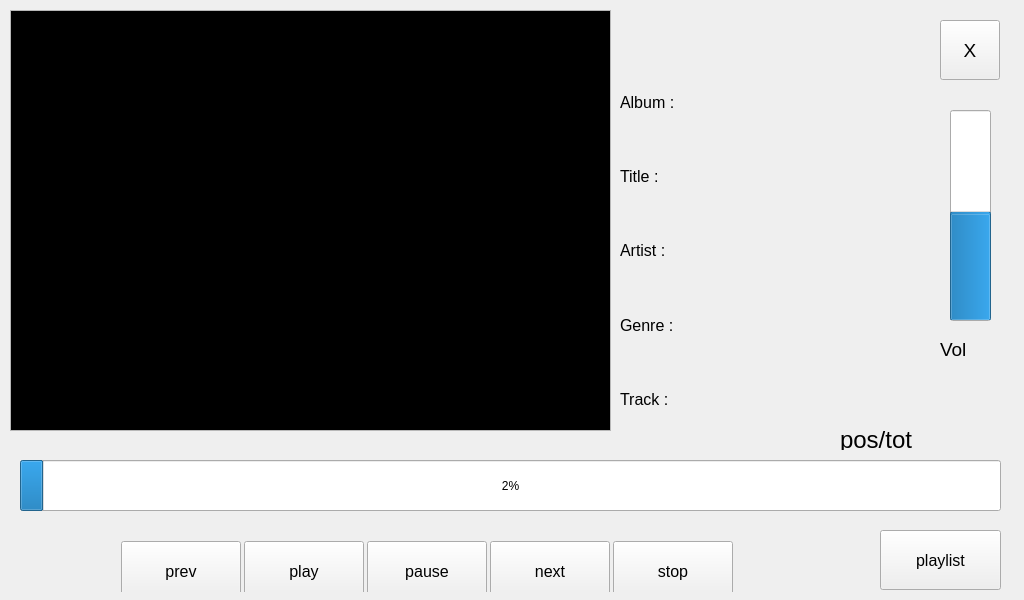
<?xml version="1.0" encoding="UTF-8"?>
<ui version="4.0">
 <class>MainWindow</class>
 <widget class="QMainWindow" name="MainWindow">
  <property name="geometry">
   <rect>
    <x>0</x>
    <y>0</y>
    <width>1024</width>
    <height>600</height>
   </rect>
  </property>
  <property name="mouseTracking">
   <bool>false</bool>
  </property>
  <property name="acceptDrops">
   <bool>false</bool>
  </property>
  <property name="windowTitle">
   <string>AudioPlayer</string>
  </property>
  <widget class="QWidget" name="centralWidget">
   <widget class="QGraphicsView" name="albumArtView">
    <property name="geometry">
     <rect>
      <x>10</x>
      <y>10</y>
      <width>601</width>
      <height>421</height>
     </rect>
    </property>
    <property name="palette">
     <palette>
      <active>
       <colorrole role="Base">
        <brush brushstyle="SolidPattern">
         <color alpha="255">
          <red>0</red>
          <green>0</green>
          <blue>0</blue>
         </color>
        </brush>
       </colorrole>
      </active>
      <inactive>
       <colorrole role="Base">
        <brush brushstyle="SolidPattern">
         <color alpha="255">
          <red>0</red>
          <green>0</green>
          <blue>0</blue>
         </color>
        </brush>
       </colorrole>
      </inactive>
      <disabled>
       <colorrole role="Base">
        <brush brushstyle="SolidPattern">
         <color alpha="255">
          <red>68</red>
          <green>68</green>
          <blue>68</blue>
         </color>
        </brush>
       </colorrole>
      </disabled>
     </palette>
    </property>
    <property name="mouseTracking">
     <bool>false</bool>
    </property>
    <property name="autoFillBackground">
     <bool>true</bool>
    </property>
    <property name="verticalScrollBarPolicy">
     <enum>Qt::ScrollBarAlwaysOff</enum>
    </property>
    <property name="horizontalScrollBarPolicy">
     <enum>Qt::ScrollBarAlwaysOff</enum>
    </property>
   </widget>
   <widget class="QWidget" name="layoutWidget">
    <property name="geometry">
     <rect>
      <x>110</x>
      <y>530</y>
      <width>631</width>
      <height>62</height>
     </rect>
    </property>
    <layout class="QHBoxLayout" name="playControlLayout">
     <item>
      <widget class="QPushButton" name="prevButton">
       <property name="minimumSize">
        <size>
         <width>120</width>
         <height>60</height>
        </size>
       </property>
       <property name="font">
        <font>
         <pointsize>12</pointsize>
        </font>
       </property>
       <property name="text">
        <string>prev</string>
       </property>
      </widget>
     </item>
     <item>
      <widget class="QPushButton" name="playButton">
       <property name="minimumSize">
        <size>
         <width>120</width>
         <height>60</height>
        </size>
       </property>
       <property name="font">
        <font>
         <pointsize>12</pointsize>
        </font>
       </property>
       <property name="text">
        <string>play</string>
       </property>
      </widget>
     </item>
     <item>
      <widget class="QPushButton" name="pauseButton">
       <property name="minimumSize">
        <size>
         <width>120</width>
         <height>60</height>
        </size>
       </property>
       <property name="font">
        <font>
         <pointsize>12</pointsize>
        </font>
       </property>
       <property name="text">
        <string>pause</string>
       </property>
      </widget>
     </item>
     <item>
      <widget class="QPushButton" name="nextButton">
       <property name="minimumSize">
        <size>
         <width>120</width>
         <height>60</height>
        </size>
       </property>
       <property name="font">
        <font>
         <pointsize>12</pointsize>
        </font>
       </property>
       <property name="text">
        <string>next</string>
       </property>
      </widget>
     </item>
     <item>
      <widget class="QPushButton" name="stopButton">
       <property name="minimumSize">
        <size>
         <width>120</width>
         <height>60</height>
        </size>
       </property>
       <property name="font">
        <font>
         <pointsize>12</pointsize>
        </font>
       </property>
       <property name="text">
        <string>stop</string>
       </property>
      </widget>
     </item>
    </layout>
   </widget>
   <widget class="QPushButton" name="closeButton">
    <property name="geometry">
     <rect>
      <x>940</x>
      <y>20</y>
      <width>60</width>
      <height>60</height>
     </rect>
    </property>
    <property name="minimumSize">
     <size>
      <width>60</width>
      <height>60</height>
     </size>
    </property>
    <property name="maximumSize">
     <size>
      <width>60</width>
      <height>60</height>
     </size>
    </property>
    <property name="font">
     <font>
      <pointsize>14</pointsize>
     </font>
    </property>
    <property name="text">
     <string>X</string>
    </property>
   </widget>
   <widget class="QLabel" name="appNameLabel">
    <property name="geometry">
     <rect>
      <x>26</x>
      <y>6</y>
      <width>800</width>
      <height>60</height>
     </rect>
    </property>
    <property name="minimumSize">
     <size>
      <width>800</width>
      <height>60</height>
     </size>
    </property>
    <property name="font">
     <font>
      <pointsize>20</pointsize>
      <weight>75</weight>
      <bold>true</bold>
      <strikeout>false</strikeout>
     </font>
    </property>
    <property name="styleSheet">
     <string notr="true"/>
    </property>
    <property name="text">
     <string>Nexell Audio Player</string>
    </property>
    <property name="textFormat">
     <enum>Qt::AutoText</enum>
    </property>
   </widget>
   <widget class="QLabel" name="durationlabel">
    <property name="geometry">
     <rect>
      <x>840</x>
      <y>430</y>
      <width>161</width>
      <height>20</height>
     </rect>
    </property>
    <property name="font">
     <font>
      <pointsize>18</pointsize>
     </font>
    </property>
    <property name="layoutDirection">
     <enum>Qt::RightToLeft</enum>
    </property>
    <property name="text">
     <string>pos/tot</string>
    </property>
   </widget>
   <widget class="QProgressBar" name="progressBar">
    <property name="geometry">
     <rect>
      <x>20</x>
      <y>460</y>
      <width>981</width>
      <height>51</height>
     </rect>
    </property>
    <property name="minimumSize">
     <size>
      <width>0</width>
      <height>40</height>
     </size>
    </property>
    <property name="maximum">
     <number>1000</number>
    </property>
    <property name="value">
     <number>24</number>
    </property>
    <property name="textVisible">
     <bool>true</bool>
    </property>
    <property name="invertedAppearance">
     <bool>false</bool>
    </property>
   </widget>
   <widget class="QPushButton" name="playListButton">
    <property name="geometry">
     <rect>
      <x>880</x>
      <y>530</y>
      <width>121</width>
      <height>60</height>
     </rect>
    </property>
    <property name="minimumSize">
     <size>
      <width>120</width>
      <height>60</height>
     </size>
    </property>
    <property name="font">
     <font>
      <pointsize>12</pointsize>
     </font>
    </property>
    <property name="text">
     <string>playlist</string>
    </property>
   </widget>
   <widget class="QProgressBar" name="volumeProgressBar">
    <property name="geometry">
     <rect>
      <x>950</x>
      <y>110</y>
      <width>41</width>
      <height>211</height>
     </rect>
    </property>
    <property name="value">
     <number>50</number>
    </property>
    <property name="orientation">
     <enum>Qt::Vertical</enum>
    </property>
    <property name="invertedAppearance">
     <bool>false</bool>
    </property>
   </widget>
   <widget class="QLabel" name="volumelabel">
    <property name="geometry">
     <rect>
      <x>940</x>
      <y>340</y>
      <width>61</width>
      <height>19</height>
     </rect>
    </property>
    <property name="minimumSize">
     <size>
      <width>50</width>
      <height>0</height>
     </size>
    </property>
    <property name="font">
     <font>
      <pointsize>14</pointsize>
     </font>
    </property>
    <property name="layoutDirection">
     <enum>Qt::LeftToRight</enum>
    </property>
    <property name="text">
     <string>Vol</string>
    </property>
   </widget>
   <widget class="QWidget" name="">
    <property name="geometry">
     <rect>
      <x>620</x>
      <y>70</y>
      <width>301</width>
      <height>361</height>
     </rect>
    </property>
    <layout class="QVBoxLayout" name="verticalLayout">
     <property name="spacing">
      <number>30</number>
     </property>
     <property name="leftMargin">
      <number>0</number>
     </property>
     <property name="topMargin">
      <number>10</number>
     </property>
     <property name="bottomMargin">
      <number>10</number>
     </property>
     <item>
      <widget class="QLabel" name="labelAlbum">
       <property name="font">
        <font>
         <pointsize>12</pointsize>
        </font>
       </property>
       <property name="text">
        <string>Album :</string>
       </property>
      </widget>
     </item>
     <item>
      <widget class="QLabel" name="labelTitle">
       <property name="font">
        <font>
         <pointsize>12</pointsize>
        </font>
       </property>
       <property name="text">
        <string>Title :</string>
       </property>
      </widget>
     </item>
     <item>
      <widget class="QLabel" name="labelArtist">
       <property name="font">
        <font>
         <pointsize>12</pointsize>
        </font>
       </property>
       <property name="text">
        <string>Artist :</string>
       </property>
      </widget>
     </item>
     <item>
      <widget class="QLabel" name="labelGenre">
       <property name="font">
        <font>
         <pointsize>12</pointsize>
        </font>
       </property>
       <property name="text">
        <string>Genre :</string>
       </property>
      </widget>
     </item>
     <item>
      <widget class="QLabel" name="labelTrackNumber">
       <property name="font">
        <font>
         <pointsize>12</pointsize>
        </font>
       </property>
       <property name="text">
        <string>Track :</string>
       </property>
      </widget>
     </item>
    </layout>
   </widget>
   <zorder>albumArtView</zorder>
   <zorder>progressBar</zorder>
   <zorder>layoutWidget</zorder>
   <zorder>closeButton</zorder>
   <zorder>appNameLabel</zorder>
   <zorder>durationlabel</zorder>
   <zorder>playListButton</zorder>
   <zorder>volumeProgressBar</zorder>
   <zorder>volumelabel</zorder>
   <zorder>labelAlbum</zorder>
   <zorder>labelArtist</zorder>
   <zorder>labelTrackNumber</zorder>
   <zorder>labelGenre</zorder>
   <zorder>labelTitle</zorder>
  </widget>
 </widget>
 <layoutdefault spacing="6" margin="11"/>
 <resources/>
 <connections/>
</ui>
